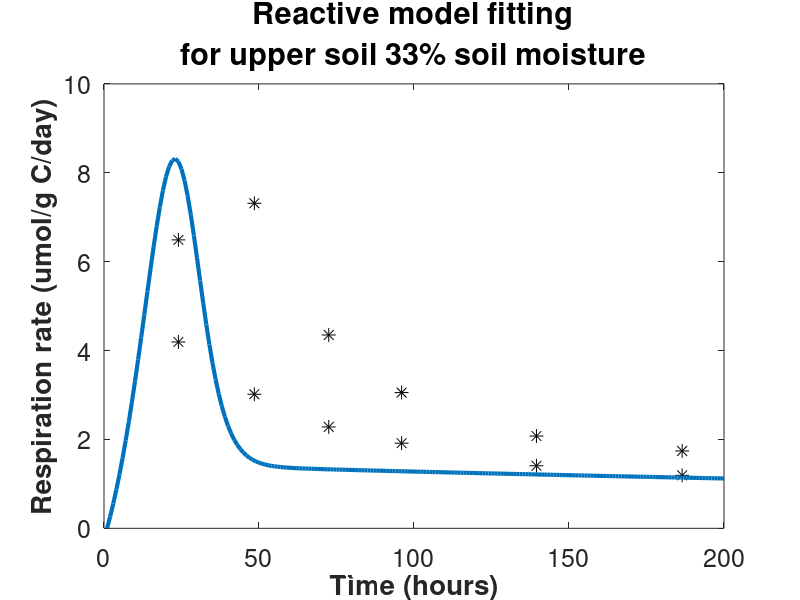

Here is the MATLAB script that generated this plot:
clear;

%% Parameters
k_subC=0.03/24;%Empirical factor of decomposition rate                1/hour
f_s=0.2;%Portion for microbe growth                                   unitless
f_e=1-f_s;%Portion for microbe respiration                            unitless
M_B=0.001/24;%Mortality rate of active biomass                        1/hour
M_BD=M_B/10;%Mortality rate of dormant biomass                        1/hour
Psi_sat=-0.002;%Soil water potential at saturation
b=4.9;%Exponent of the water retention curve                          unitless
k_tran1=1;%Transform between active and dormant, fast                 1/hour
k_tran2=1;%slow                                                       1/hour
Psi_AD1=Psi_sat*0.05^(-b);%Water potential at 50% of the maximum rate k_AD, fast
Psi_AD2=Psi_sat*0.6^(-b);%slow
Psi_DA1=Psi_AD1;%Water potential at 50% of the maximum rate k_DA, fast
Psi_DA2=Psi_AD2;%slow
n=1;%Empirical factor                                                 unitless
k_CB1=5600;%Carbon usage at 50% of the maximum rate U, fast           gC/m3
k_CB2=5600;%slow                                                     gC/m3
k_RsolC=0.0/24;%Empirical factor of respiration rate of soluble organic carbon

%% Inputs
%time_pause=14*24;
%s(1:time_pause)=0.00001;s(time_pause:time_pause+500)=0.7;%soil moisture
s(1:200)=0.7;%has to be in a range of 0.4-0.7
%s(201:400)=0.7;
%s=0.01:0.01:0.9;
litterFall=0;%litter fall input                                       gC/m3

%%%%%Aromatic input
aromatic=7930;%                                                       gC/m3
%aromatic=2620;%                                                       gC/m3
%aromatic=7530;%                                                       gC/m3

%%%%%Aliphatic input
aliphatic=7930;%                                                     gC/m3
%aliphatic=16970;%                                                     gC/m3
%aliphatic=3460;%                                                     gC/m3

subC1(1:length(s)+1)=aromatic*2.7*0.8;%substrate carbon               gC/m3
subC2(1:length(s)+1)=aliphatic*2.7*0.8;%substrate carbon              gC/m3
solC1(1:length(s)+1)=aromatic*2.7*0.1;%soluble carbon fast            gC/m3
solC2(1:length(s)+1)=aliphatic*2.7*0.1;%soluble carbon slow           gC/m3
C_B1(1:length(s)+1)=0;%starting active biomass, fast                  gC/m3
C_B2(1:length(s)+1)=0;%starting active biomass, slow                  gC/m3
C_BD1(1:length(s)+1)=aromatic*2.7*0.03;%starting dormant biomass, fast             gC/m3
C_BD2(1:length(s)+1)=aliphatic*2.7*0.1;%starting dormant biomass, slow             gC/m3

%% Calculations
k_U1=0.6*(0.7-s);%Number of soluble carbon needed for each microbes per hour, fast
k_U2=5.6*(s-0.4);%slow

D1=zeros(1,length(s));
D2=zeros(1,length(s));
U1=zeros(1,length(s));
U2=zeros(1,length(s));
R_solC=zeros(1,length(s));
T_resp=zeros(1,length(s));
Psi=zeros(1,length(s));
f_AD1=zeros(1,length(s));
f_DA1=zeros(1,length(s));
f_AD2=zeros(1,length(s));
f_DA2=zeros(1,length(s));
P_AD1=zeros(1,length(s));
P_DA1=zeros(1,length(s));
P_AD2=zeros(1,length(s));
P_DA2=zeros(1,length(s));

for i=1:length(s)
    Psi(i)=Psi_sat*s(i)^(-b);

    f_AD1(i)=-Psi(i)/((-Psi(i))+(-Psi_AD1));
    f_DA1(i)=-Psi_DA1/(20*(-Psi(i))+(-Psi_DA1));
    f_AD2(i)=-Psi(i)/((-Psi(i))+(-Psi_AD2));
    f_DA2(i)=-Psi_DA2/(20*(-Psi(i))+(-Psi_DA2));
    
    P_AD1(i)=k_tran1*f_AD1(i)*C_B1(i)/24;
    P_DA1(i)=k_tran1*f_DA1(i)*C_BD1(i)/24;
    P_AD2(i)=k_tran2*f_AD2(i)*C_B2(i)/24;
    P_DA2(i)=k_tran2*f_DA2(i)*C_BD2(i)/24;
    
    D1(i)=k_subC*subC1(i);
    D2(i)=k_subC*subC2(i);
    if solC1(i)==0&&C_B1(i)==0
        U1(i)=0;
    else
        U1(i)=k_U1(i)*C_B1(i)*solC1(i)^n/(solC1(i)^n+k_CB1^n);
    end
    if solC1(i)==0&&C_B2(i)==0
        U2(i)=0;
    else
        U2(i)=k_U2(i)*C_B2(i)*solC2(i)^n/(solC2(i)^n+k_CB2^n);
    end
    
    R_solC(i)=k_RsolC*solC1(i);
    subC1(i+1)=subC1(i)+litterFall-D1(i)+M_B*C_B1(i)+M_BD*C_BD1(i);
    subC2(i+1)=subC2(i)+litterFall-D1(i)+M_B*C_B2(i)+M_BD*C_BD2(i);
    solC1(i+1)=solC1(i)+D1(i)-U1(i)-R_solC(i);
    solC2(i+1)=solC2(i)+D2(i)-U2(i)-R_solC(i);
    C_B1(i+1)=C_B1(i)+f_s*U1(i)+P_DA1(i)-P_AD1(i)-M_B*C_B1(i);
    C_B2(i+1)=C_B2(i)+f_s*U2(i)+P_DA2(i)-P_AD2(i)-M_B*C_B2(i);
    C_BD1(i+1)=C_BD1(i)+P_AD1(i)-P_DA1(i)-M_BD*C_BD1(i);
    C_BD2(i+1)=C_BD2(i)+P_AD2(i)-P_DA2(i)-M_BD*C_BD2(i);
    T_resp(i)=f_e*(U1(i)+U2(i))+R_solC(i);
end

%% Outputs
x_real=[24, 48.5,72.5, 96, 139.5, 186.5];
y_real1=[6.490 7.314 4.350 3.054 2.076 1.741];%gC/m3/hour
y_real2=[4.193 3.017 2.281 1.916 1.407 1.192];%gC/m3/hour
%y_real3=[3.017 4.394 2.813 1.661 1.112 1.052];
%y_real4=[2.301 1.919 1.507 1.052 0.790 0.743];
%y_real5=[1.538 1.149 0.897 0.509 0.378 0.392];
%y_real6=[1.726 0.919 0.633 0.342 0.224 0.234];
plot(x_real,y_real1,'k*','MarkerSize',10); hold on;
plot(x_real,y_real2,'k*','MarkerSize',10); hold on;
plot(1:length(s),T_resp/12,'-','LineWidth',3);%convert ug to umol
%plot(1:length(s),f_DA1,'k-','LineWidth',3);
%semilogy(s,-Psi);
set(gca,'fontsize',18);
%ylim([0 250]);
xlabel('Time (hours)','FontSize',20,'FontWeight','bold');
ylabel('Respiration rate (umol/g C/day)','FontSize',20,'FontWeight','bold');
%legend('Real data for upper soil 66%','model fitting line','Location','NorthEast');
title({'Reactive model fitting';'for upper soil 33% soil moisture'},'FontSize',22,'FontWeight','bold');